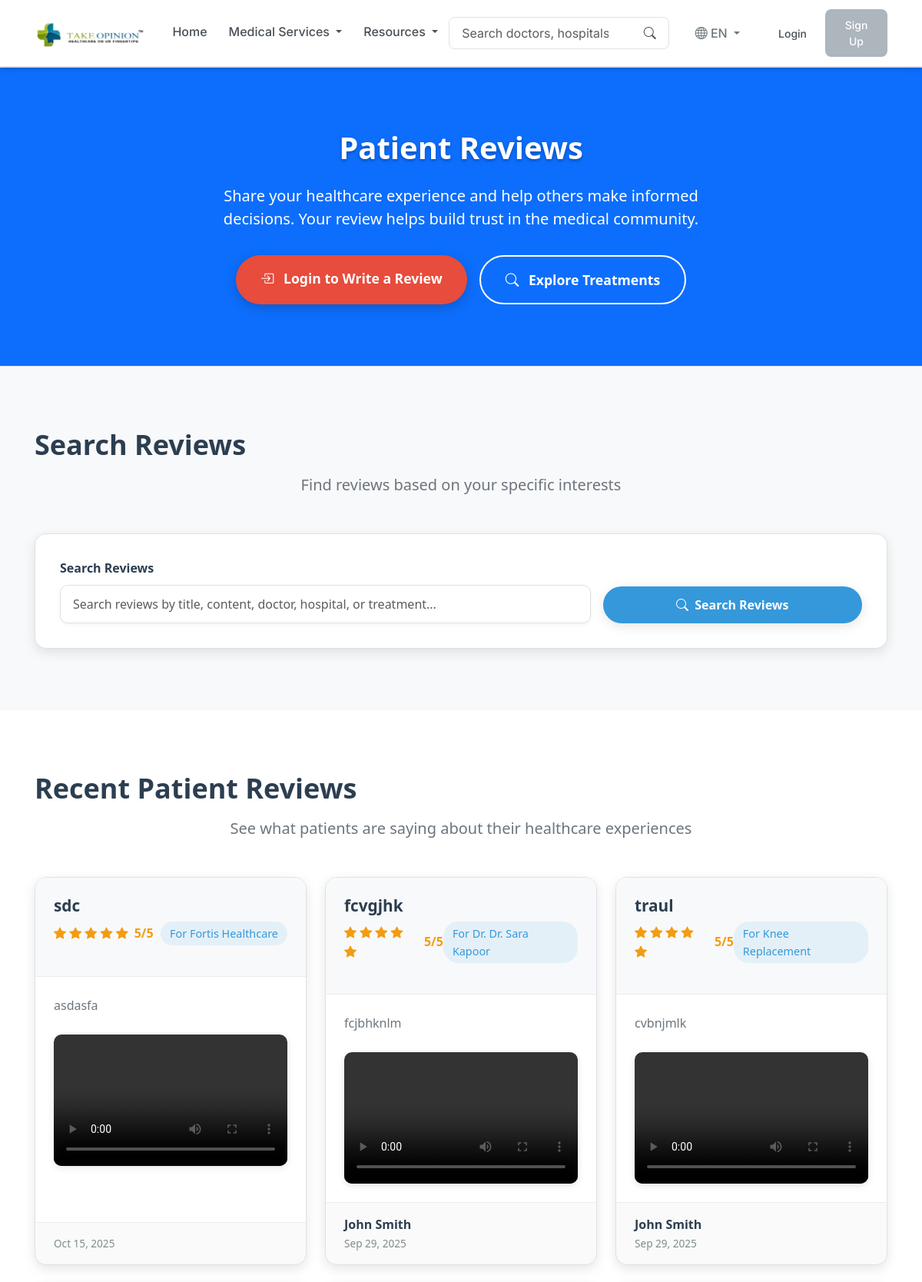
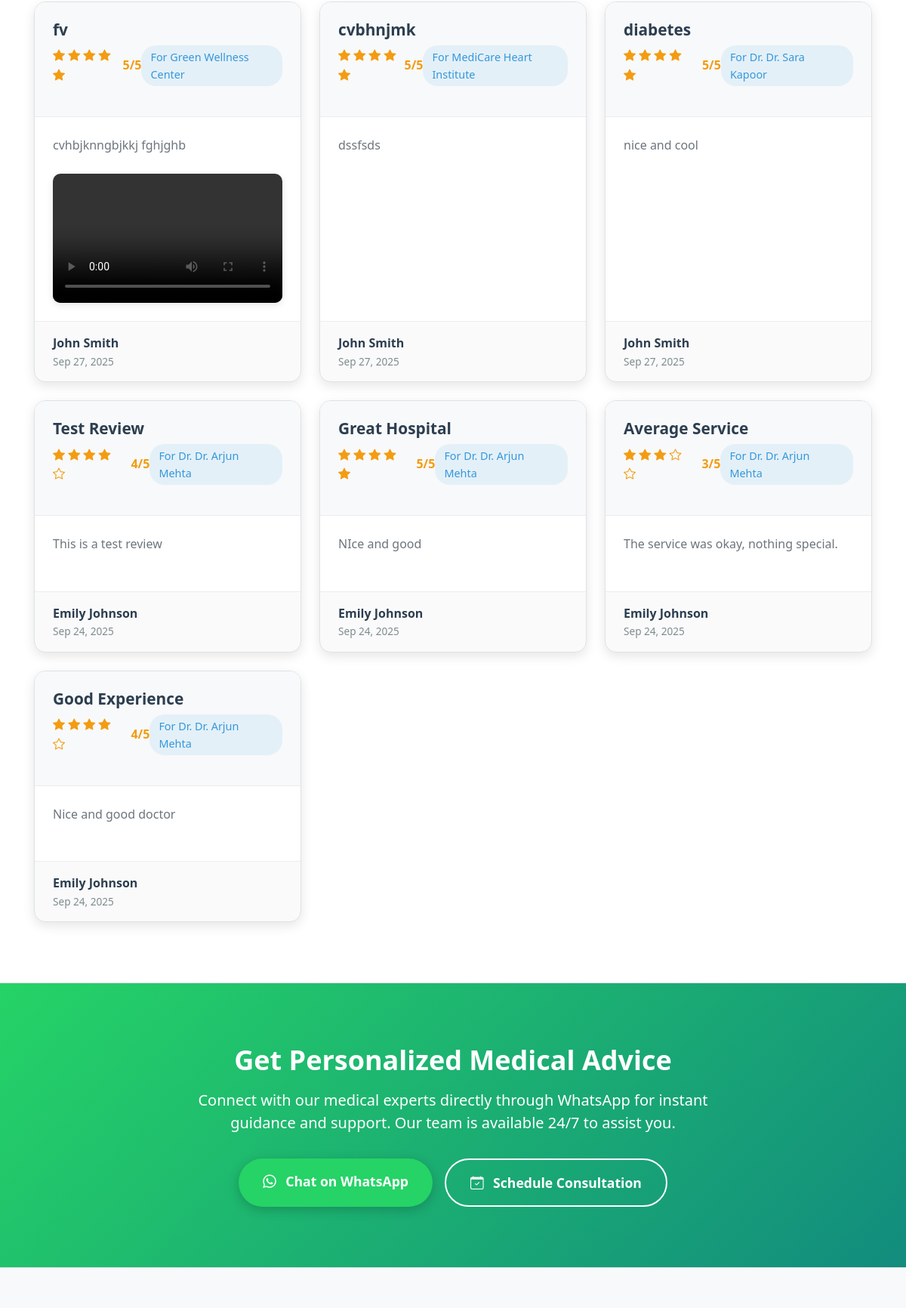
The page /accounts/reviews/ (upper part) on the database its author committed (2 pictures, top to bottom).
### feedbacks/models.py (models this page shows, shortened)
class Feedback(models.Model):
    FEEDBACK_TYPE_CHOICES = [
        ('doctor', 'Doctor'),
        ('hospital', 'Hospital'),
        ('treatment', 'Treatment'),
    ]
    RATING_CHOICES = [
        (1, '1 - Very Poor'),
        (2, '2 - Poor'),
        (3, '3 - Average'),
        (4, '4 - Good'),
        (5, '5 - Excellent'),
    ]
    patient = models.ForeignKey(UserProfile, on_delete=models.CASCADE, related_name='feedbacks')
    feedback_type = models.CharField(max_length=20, choices=FEEDBACK_TYPE_CHOICES)
    doctor = models.ForeignKey(Doctor, on_delete=models.CASCADE, null=True, blank=True, related_name='feedbacks')
    hospital = models.ForeignKey(Hospital, on_delete=models.CASCADE, null=True, blank=True, related_name='feedbacks')
    treatment = models.ForeignKey(Treatment, on_delete=models.CASCADE, null=True, blank=True, related_name='feedbacks')
    rating = models.IntegerField(choices=RATING_CHOICES)
    title = models.CharField(max_length=200)
    comment = models.TextField()
    video_url = models.URLField(blank=True, null=True)  # For storing video review URLs
    is_anonymous = models.BooleanField(default=False)
    created_at = models.DateTimeField(auto_now_add=True)
    updated_at = models.DateTimeField(auto_now=True)
    is_approved = models.BooleanField(default=True, help_text="Feedback is immediately public")
    class Meta:
        ordering = ['-created_at']
        verbose_name = 'Feedback'
        verbose_name_plural = 'Feedbacks'

### hospitals/models.py (models this page shows, shortened)
class Hospital(models.Model):
    name = models.CharField(max_length=200)
    slug = models.SlugField(unique=True, blank=True)
    country = models.ForeignKey(Country, on_delete=models.SET_NULL, null=True, blank=True, related_name="hospitals")
    state = models.ForeignKey(State, on_delete=models.SET_NULL, null=True, blank=True, related_name="hospitals")
    city = models.CharField(max_length=100, blank=True)
    address = models.TextField(blank=True)
    about = models.TextField(blank=True)
    rating = models.DecimalField(max_digits=3, decimal_places=2, default=4.5)
    starting_price = models.DecimalField(max_digits=10, decimal_places=2, default=5000.00)
    is_takeopinion_choice = models.BooleanField(default=False)
    treatments = models.ManyToManyField(Treatment, related_name="hospitals", blank=True)
    phone = models.CharField(max_length=20, blank=True)
    email = models.EmailField(blank=True)
    website = models.URLField(blank=True)
    established_year = models.PositiveIntegerField(null=True, blank=True)
    beds_count = models.PositiveIntegerField(null=True, blank=True)
    staff_count = models.PositiveIntegerField(null=True, blank=True)
    departments_count = models.PositiveIntegerField(null=True, blank=True)
    awards_count = models.PositiveIntegerField(null=True, blank=True)
    jci_accredited = models.BooleanField(default=False)
    nabh_accredited = models.BooleanField(default=False)
    iso_certified = models.BooleanField(default=False)
    profile_picture = models.URLField(blank=True, help_text="URL to hospital's profile/thumbnail picture", validators=[validate_image_url])

### doctors/models.py (models this page shows, shortened)
class Doctor(models.Model):
    name = models.CharField(max_length=200)
    slug = models.SlugField(unique=True, blank=True)
    specialization = models.CharField(max_length=200, blank=True)
    key_points = models.TextField(blank=True)
    about = models.TextField(blank=True, help_text="Detailed description of the doctor's background and expertise")
    education = models.TextField(blank=True)
    experience_years = models.PositiveIntegerField(default=0)  # type: ignore
    treatments = models.ManyToManyField(Treatment, related_name="doctors", blank=True)
    hospitals = models.ManyToManyField(Hospital, related_name="doctors", blank=True)
    awards = models.TextField(blank=True, help_text="Enter awards separated by new lines")
    phone = models.CharField(max_length=20, blank=True)
    email = models.EmailField(blank=True)
    website = models.URLField(blank=True)
    rating = models.DecimalField(max_digits=3, decimal_places=2, default=0.0)
    review_count = models.PositiveIntegerField(default=0)  # type: ignore
    medical_license_number = models.CharField(max_length=50, blank=True)
    languages_spoken = models.CharField(max_length=200, blank=True, help_text="Languages spoken by the doctor, separated by commas")
    profile_picture = models.URLField(blank=True, help_text="URL to doctor's profile picture", validators=[validate_image_url])

### accounts/models.py (models this page shows, shortened)
class UserProfile(models.Model):
    USER_TYPES = (
        ('admin', 'Admin'),
        ('doctor', 'Doctor'),
        ('patient', 'Patient'),
    )
    user = models.OneToOneField(User, on_delete=models.CASCADE)
    user_type = models.CharField(max_length=10, choices=USER_TYPES)
    phone = models.CharField(max_length=15, blank=True)
    address = models.TextField(blank=True)
    city = models.CharField(max_length=100, blank=True)
    profile_picture = models.ImageField(upload_to='profile_pictures/', blank=True, null=True)
    created_at = models.DateTimeField(auto_now_add=True)
    updated_at = models.DateTimeField(auto_now=True)

### treatments/models.py (models this page shows, shortened)
class Treatment(models.Model):
    name = models.CharField(max_length=200)
    slug = models.SlugField(unique=True, blank=True)
    description = models.TextField(blank=True)
    category = models.ForeignKey(TreatmentCategory, on_delete=models.CASCADE, related_name="treatments")
    duration = models.CharField(max_length=100, blank=True, default="5-7 days")
    anesthesia_type = models.CharField(max_length=100, blank=True, default="General")
    recovery_time = models.CharField(max_length=100, blank=True, default="2-3 weeks")
    procedure_details = models.TextField(blank=True, default="This treatment involves a comprehensive approach to address your medical condition with the latest techniques and technology. The procedure is performed by highly qualified specialists in state-of-the-art facilities.")
    preparation_guidelines = models.TextField(blank=True, default="Consult your doctor,Stop certain medications,Complete medical tests,Fast before procedure")
    aftercare_instructions = models.TextField(blank=True, default="Rest and recovery period,Medication schedule,Follow-up appointments,Activity restrictions")
    starting_price = models.DecimalField(max_digits=10, decimal_places=2, default=5000.00)
    review_count = models.PositiveIntegerField(default=120)  # type: ignore

### accounts/views.py (the view, shortened to what this page needs)
# urls.py: path('reviews/', views.reviews_page, name='reviews_page'),
def reviews_page(request):
    feedback_list = Feedback.objects.filter(is_approved=True).select_related(
        'patient', 'doctor', 'hospital', 'treatment'
    ).order_by('-created_at')
    search_query = request.GET.get('q', '').strip()
    from django.core.paginator import Paginator
    paginator = Paginator(feedback_list, 10)  # Show 10 reviews per page
    page_number = request.GET.get('page')
    page_obj = paginator.get_page(page_number)
    total_reviews = feedback_list.count()
    if total_reviews > 0:
        rating_sum = feedback_list.aggregate(
            total_rating=Sum('rating')
        )['total_rating'] or 0
        average_rating = round(rating_sum / total_reviews, 1)
        high_rating_count = feedback_list.filter(rating__gte=4).count()
        recommend_percentage = round((high_rating_count / total_reviews) * 100)
    else:
        average_rating = 0
        recommend_percentage = 0
    context = {
        'feedbacks': page_obj,  # Pass the paginated object instead of the full list
        'search_query': search_query,
        'total_reviews': total_reviews,
        'average_rating': average_rating,
        'recommend_percentage': recommend_percentage,
    }
    return render(request, 'accounts/reviews.html', context)

### core/context_processors.py (called while the page is built)
def translation_context(request):
    language_code = request.session.get('django_language', settings.LANGUAGE_CODE.split('-')[0])
    translations = get_translations(language_code)
    return {
        'translations': translations,
        'current_language': language_code,
        'available_languages': settings.LANGUAGES,
    }

### core/translations.py (called while the page is built)
def get_translations(language_code):
    return TRANSLATIONS.get(language_code, TRANSLATIONS['en'])

### accounts/templates/accounts/reviews.html (shortened to what this page needs)
{% extends 'base.html' %}
{% load static %}
{% block content %}
<div class="reviews-page">
  <section class="hero-section" aria-labelledby="hero-heading">
    <div class="container hero-content">
      <h1 id="hero-heading" class="hero-title">Patient Reviews</h1>
      <p class="hero-subtitle">Share your healthcare experience and help others make informed decisions. Your review helps build trust in the medical community.</p>
      <div class="hero-buttons">
        {% if user.is_authenticated and user.userprofile.user_type == 'patient' %}
          <button class="btn-primary-large" id="writeReviewBtn">
            <i class="bi bi-plus-circle me-2"></i> Write a Review
          </button>
        {% elif user.is_authenticated and user.userprofile.user_type == 'admin' %}
          <button class="btn-primary-large" id="writeReviewBtn">
            <i class="bi bi-plus-circle me-2"></i> Write a Review
          </button>
        {% else %}
          <a href="{% url 'accounts:login' %}" class="btn-primary-large">
            <i class="bi bi-box-arrow-in-right me-2"></i> Login to Write a Review
          </a>
        {% endif %}
        <a href="/treatments/" class="btn-secondary-large">
          <i class="bi bi-search me-2"></i> Explore Treatments
        </a>
      </div>
    </div>
  </section>
  <section class="filter-section" aria-labelledby="filter-heading">
    <div class="container">
      <div class="section-header">
        <h2 id="filter-heading" class="section-title">Search Reviews</h2>
        <p class="section-subtitle">Find reviews based on your specific interests</p>
      </div>
      <div class="filter-card">
        <form method="GET" action="." class="filter-form">
          <div class="row g-3">
            <div class="col-md-8">
              <label class="form-label">Search Reviews</label>
              <input type="text" class="form-control" name="q" id="searchInput" placeholder="Search reviews by title, content, doctor, hospital, or treatment..." value="{{ search_query|default:'' }}">
            </div>
            <div class="col-md-4 d-flex align-items-end">
              <button class="btn w-100" type="submit">
                <i class="bi bi-search me-1"></i> Search Reviews
              </button>
            </div>
          </div>
        </form>
      </div>
    </div>
  </section>
  <section class="reviews-section" aria-labelledby="reviews-heading">
    <div class="container">
      <div class="section-header">
        <h2 id="reviews-heading" class="section-title">Recent Patient Reviews</h2>
        <p class="section-subtitle">See what patients are saying about their healthcare experiences</p>
      </div>
      <div class="reviews-grid" id="reviewsList">
        {% if feedbacks %}
          {% for feedback in feedbacks %}
          <div class="review-card">
            <div class="review-header">
              <h3 class="review-title">{{ feedback.title }}</h3>
              <div class="review-meta">
                <div class="review-rating">
                  <div class="rating-stars">
                    {% for i in "12345" %}
                      {% if forloop.counter <= feedback.rating %}
                        <i class="bi bi-star-fill"></i>
                      {% else %}
                        <i class="bi bi-star"></i>
                      {% endif %}
                    {% endfor %}
                  </div>
                  <span class="rating-value">{{ feedback.rating }}/5</span>
                </div>
                <span class="review-entity">
                  {% if feedback.feedback_type == 'doctor' and feedback.doctor %}
                    For Dr. {{ feedback.doctor.name }}
                  {% elif feedback.feedback_type == 'hospital' and feedback.hospital %}
                    For {{ feedback.hospital.name }}
                  {% elif feedback.feedback_type == 'treatment' and feedback.treatment %}
                    For {{ feedback.treatment.name }}
                  {% endif %}
                </span>
              </div>
            </div>
            <div class="review-body">
              <p class="review-content">{{ feedback.comment }}</p>
              {% if feedback.video_url %}
              <div class="video-review-container">
                <div class="ratio ratio-16x9">
                  <video controls class="w-100 h-100" style="object-fit: cover;">
                    <source src="{{ feedback.video_url }}" type="video/mp4">
                    <source src="{{ feedback.video_url }}" type="video/webm">
                    <source src="{{ feedback.video_url }}" type="video/ogg">
                  </video>
                </div>
              </div>
              {% endif %}
            </div>
            <div class="review-footer">
              <div>
                <span class="review-author">
                  {% if feedback.is_anonymous %}
                    Anonymous
                  {% else %}
                    {{ feedback.patient.user.first_name }} {{ feedback.patient.user.last_name }}
                  {% endif %}
                </span>
                <div class="review-date">{{ feedback.created_at|date:"M d, Y" }}</div>
              </div>
            </div>
          </div>
          {% endfor %}
        {% endif %}
      </div>
    </div>
  </section>
  <section class="whatsapp-section" aria-labelledby="whatsapp-heading">
    <div class="container">
      <h2 id="whatsapp-heading" class="whatsapp-title">Get Personalized Medical Advice</h2>
      <p class="whatsapp-subtitle">Connect with our medical experts directly through WhatsApp for instant guidance and support. Our team is available 24/7 to assist you.</p>
      <div class="whatsapp-buttons">
        <a href="https://wa.me/8851619647" class="btn-whatsapp">
          <i class="bi bi-whatsapp me-2"></i> Chat on WhatsApp
        </a>
        <a href="/book/" class="btn-consultation">
          <i class="bi bi-calendar-check me-2"></i> Schedule Consultation
        </a>
      </div>
    </div>
  </section>
  <section class="why-choose-section" aria-labelledby="why-choose-heading">
  </section>
</div>
{% endblock %}

### static/css/main.css (style rules this page uses)
:root { --medical-red: #adb5bd; --medical-red-dark: #868e96; --medical-green: #adb5bd; --medical-green-dark: #868e96; --medical-blue: #adb5bd; --medical-blue-dark: #868e96; --medical-blue-light: #e9ecef; --turquoise: #adb5bd; --slate-blue: #adb5bd; --platinum: #e9ecef; --glacier: #e9ecef; --ice-blue: #f8f9fa; --white: #ffffff; --light-gray: #f8f9fa; --dark-gray: #495057; --border-color: #dee2e6; --shadow-color: rgba(0, 0, 0, 0.1); }
body { font-family: 'Inter', system-ui, -apple-system, sans-serif; color: var(--dark-gray); background-color: var(--white); line-height: 1.6; padding: 0; margin: 0; }
h1, h2, h3, h4, h5, h6 { font-weight: 700; color: var(--dark-gray); margin-bottom: 0.5rem; }
h1 { font-size: 2.5rem; }
h2 { font-size: 2rem; }
h3 { font-size: 1.75rem; }
p { margin-bottom: 1rem; color: var(--dark-gray); }
a { color: var(--medical-blue); text-decoration: none; }
.btn { border-radius: 0.5rem; font-weight: 500; padding: 0.625rem 1.125rem; transition: all 0.2s ease; border: none; }
.form-control, .form-select { border-radius: 0.5rem; border: 1px solid var(--border-color); padding: 0.75rem 1rem; background-color: var(--white); font-size: 1rem; }
.form-label { font-weight: 500; margin-bottom: 0.5rem; color: var(--dark-gray); }
.section-title { display: flex; align-items: center; gap: 0.75rem; margin-bottom: 1.5rem; }
.container, .container-fluid { padding-left: 15px; padding-right: 15px; }

### rows shown on the page
Feedback: title "sdc", rating "5", hospital.name "Fortis Healthcare", comment "asdasfa", created_at "Oct 15, 2025"
Feedback: title "fcvgjhk", rating "5", doctor.name "Dr. Sara Kapoor", comment "fcjbhknlm", patient.user.first_name "John", patient.user.last_name "Smith", created_at "Sep 29, 2025"
Feedback: title "traul", rating "5", treatment.name "Knee Replacement", comment "cvbnjmlk", patient.user.first_name "John", patient.user.last_name "Smith", created_at "Sep 29, 2025"
Feedback: title "fv", rating "5", hospital.name "Green Wellness Center", comment "cvhbjknngbjkkj fghjghb", patient.user.first_name "John", patient.user.last_name "Smith", created_at "Sep 27, 2025"
Feedback: title "cvbhnjmk", rating "5", hospital.name "MediCare Heart Institute", comment "dssfsds", patient.user.first_name "John", patient.user.last_name "Smith", created_at "Sep 27, 2025"
Feedback: title "diabetes", rating "5", doctor.name "Dr. Sara Kapoor", comment "nice and cool", patient.user.first_name "John", patient.user.last_name "Smith", created_at "Sep 27, 2025"
Feedback: title "Test Review", rating "4", doctor.name "Dr. Arjun Mehta", comment "This is a test review", patient.user.first_name "Emily", patient.user.last_name "Johnson", created_at "Sep 24, 2025"
Feedback: title "Great Hospital", rating "5", doctor.name "Dr. Arjun Mehta", comment "NIce and good", patient.user.first_name "Emily", patient.user.last_name "Johnson", created_at "Sep 24, 2025"
Feedback: title "Average Service", rating "3", doctor.name "Dr. Arjun Mehta", comment "The service was okay, nothing special.", patient.user.first_name "Emily", patient.user.last_name "Johnson", created_at "Sep 24, 2025"
Feedback: title "Good Experience", rating "4", doctor.name "Dr. Arjun Mehta", comment "Nice and good doctor", patient.user.first_name "Emily", patient.user.last_name "Johnson", created_at "Sep 24, 2025"

### other values the page prints
{{ translations.home }} "Home"
{{ translations.medical_services }} "Medical Services"
{{ current_language|upper }} "EN"
{{ translations.login }} "Login"
{{ translations.sign_up }} "Sign Up"
